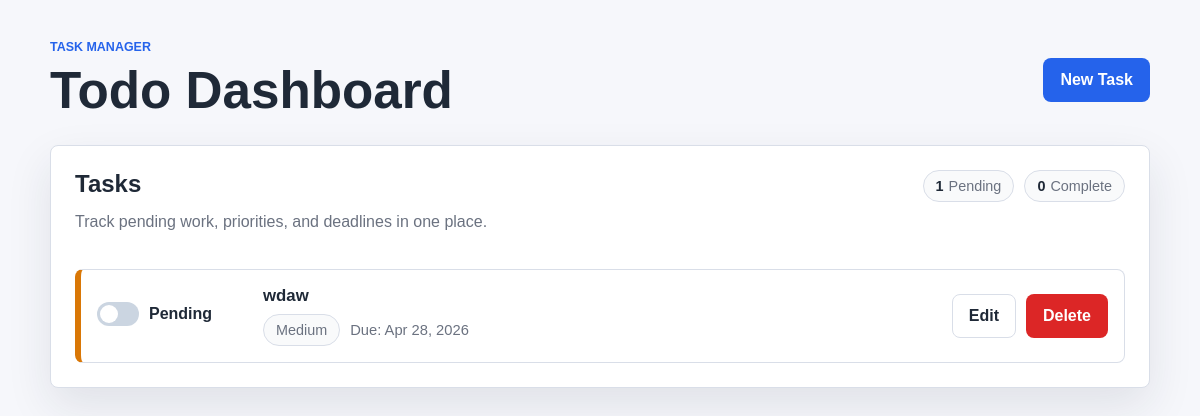
The app's page /TODO/, older data.
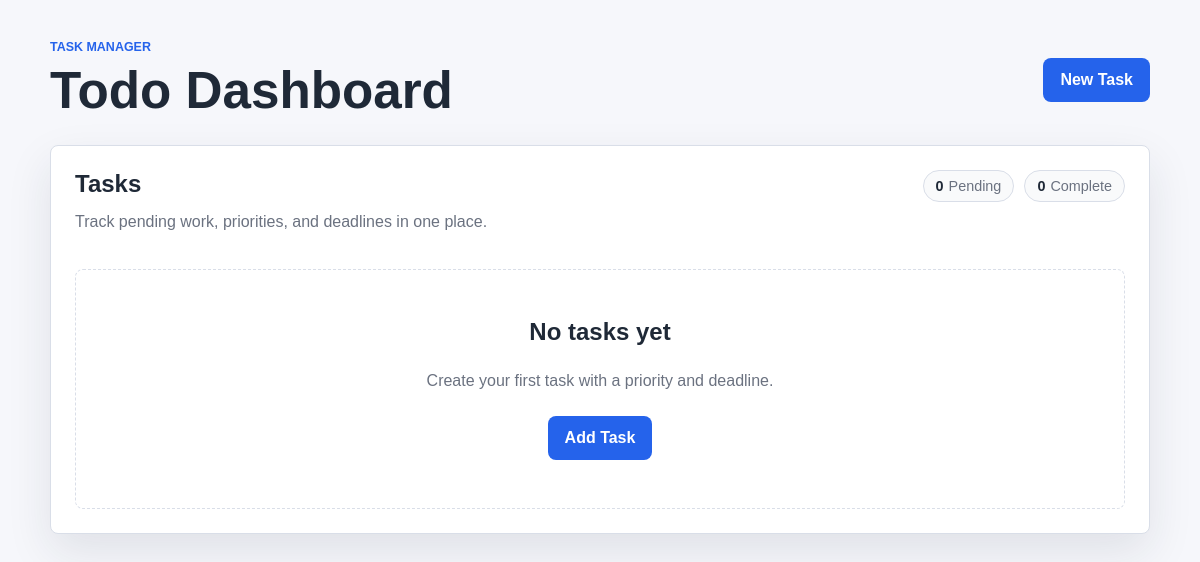
The same page, newer data.
### TODO/models.py (models this page shows)
class TaskDetails(models.Model):
    Priority_choices={
        ('H', 'high'),
        ('M', 'Medium'),
        ('L', 'Low')
    }
    Title = models.CharField(max_length=150)
    Description = models.TextField()
    Created_At = models.DateTimeField(auto_now_add=True)
    Due_Date = models.DateTimeField()
    Is_Completed = models.BooleanField(default=False)
    Priority = models.CharField(max_length=1, choices=Priority_choices, default='M')

### TODO/views.py (the view)
# urls.py: 2. Add a URL to urlpatterns:  path('', Home.as_view(), name='home')
def Home(request):
    task = TaskDetails.objects.all()
    data ={
        'tasks' : task,
        'pending_count' : task.filter(Is_Completed=False).count(),
        'completed_count' : task.filter(Is_Completed=True).count(),
    }
    return render(request, 'TODO/task_list.html', data)

### TODO/templates/TODO/task_list.html (shortened to what this page needs)
{% extends "TODO/base.html" %}
{% block page_heading %}Todo Dashboard{% endblock %}
{% block content %}
<section class="task-panel">
    <div class="panel-header">
        <div>
            <h2>Tasks</h2>
            <p>Track pending work, priorities, and deadlines in one place.</p>
        </div>
        <div class="summary-row" aria-label="Task summary">
            <span><strong>{{ pending_count|default:"0" }}</strong> Pending</span>
            <span><strong>{{ completed_count|default:"0" }}</strong> Complete</span>
        </div>
    </div>
    <div class="task-list">
        {% for task in tasks %}
        <article class="task-card priority-{{ task.Priority|default:'medium'|lower }}">
            <form class="status-form" method="post" action="">
                <label class="status-toggle">
                    <span></span>
                        <strong class="status-text">{% if task.Is_Completed %}Complete{% else %}Pending{% endif %}</strong>
                    </label>
            </form>
            <div class="task-main">
                <h3 class="{% if task.Is_Completed %}complete-text{% endif %}">
                    {{ task.Title|default:"Sample task title" }}
                </h3>
                <div class="task-meta">
                    <span class="badge">{{ task.Priority|default:"Medium" }}</span>
                    <span>Due: {{ task.Due_Date|date:"M d, Y"|default:"No deadline" }}</span>
                </div>
            </div>
            <div class="task-actions">
                <a class="button secondary" href="{% url 'TODO:Edit_Task' task.id %}">Edit</a>
                <a class="button danger" href="{% url 'TODO:Delete_Task' task.id %}">Delete</a>
            </div>
        </article>
        {% empty %}
        <div class="empty-state">
            <h2>No tasks yet</h2>
            <p>Create your first task with a priority and deadline.</p>
            <a class="button primary" href="{% url 'TODO:Create_Task' %}">Add Task</a>
        </div>
        {% endfor %}
    </div>
</section>
{% endblock %}

### TODO/templates/TODO/base.html (shortened to what this page needs)
{% load static %}
<!DOCTYPE html>
<html lang="en">
<head>
    <link rel="stylesheet" href="{% static 'TODO/styles.css' %}">
</head>
<body>
    <main class="app-shell">
        <header class="app-header">
            <div>
                <p class="eyebrow">Task Manager</p>
                <h1>{% block page_heading %}Todo Dashboard{% endblock %}</h1>
            </div>
            <a class="button primary" href="{% url 'TODO:Create_Task' %}">New Task</a>
        </header>
        {% block content %}{% endblock %}
    </main>
</body>
</html>

### TODO/static/TODO/styles.css (style rules this page uses)
:root { --bg: #f6f7fb; --surface: #ffffff; --text: #1f2937; --muted: #6b7280; --line: #d9dee8; --primary: #2563eb; --primary-dark: #1d4ed8; --danger: #dc2626; --danger-dark: #b91c1c; --success: #16a34a; --warning: #d97706; --shadow: 0 18px 45px rgba(31, 41, 55, 0.1); }
* { box-sizing: border-box; }
body { margin: 0; min-height: 100vh; background: var(--bg); color: var(--text); font-family: Arial, Helvetica, sans-serif; }
a { color: inherit; text-decoration: none; }
.app-shell { width: min(1100px, calc(100% - 32px)); margin: 0 auto; padding: 40px 0; }
.app-header { display: flex; align-items: center; justify-content: space-between; gap: 20px; margin-bottom: 24px; }
.app-header h1, .panel-header h2, .empty-state h2, .delete-card h2 { margin: 0; line-height: 1.15; }
.app-header h1 { font-size: clamp(2rem, 5vw, 3.2rem); }
.eyebrow { margin: 0 0 8px; color: var(--primary); font-size: 0.78rem; font-weight: 700; letter-spacing: 0; text-transform: uppercase; }
.task-panel, .form-panel, .delete-panel { background: var(--surface); border: 1px solid var(--line); border-radius: 8px; box-shadow: var(--shadow); padding: 24px; }
.panel-header { display: flex; align-items: flex-start; justify-content: space-between; gap: 20px; margin-bottom: 22px; }
.panel-header p, .empty-state p, .delete-copy { color: var(--muted); }
.summary-row { display: flex; gap: 10px; flex-wrap: wrap; }
.summary-row span, .badge { display: inline-flex; align-items: center; min-height: 32px; border: 1px solid var(--line); border-radius: 999px; background: #f9fafb; padding: 6px 12px; color: var(--muted); font-size: 0.9rem; }
.summary-row strong { margin-right: 5px; color: var(--text); }
.button { display: inline-flex; align-items: center; justify-content: center; min-height: 44px; border: 1px solid transparent; border-radius: 8px; cursor: pointer; font: inherit; font-weight: 700; padding: 10px 16px; white-space: nowrap; }
.primary { background: var(--primary); color: #ffffff; }
.task-list { display: grid; gap: 12px; }
.empty-state { display: grid; justify-items: center; gap: 10px; border: 1px dashed var(--line); border-radius: 8px; padding: 48px 20px; text-align: center; }

Row changes from the older to the newer data that the page shows:
removed TaskDetails: Is_Completed "Pending", Title "wdaw", Priority "Medium", Due_Date "Apr 28, 2026"
Text that changed along with them:
{{ pending_count|default:"0" }}: "1" → "0"
text now shown: "No tasks yet Create your first task with a priority and deadline. Add Task"
